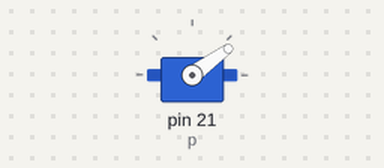
The program below on a simulated Raspberry Pi (header pin numbers). On the bench: servo. Servo angles are drawn from the pulse width (0.5 ms = 0°, 2.5 ms = 180°).

Above: at 0.05 s.
At 0.75 s:
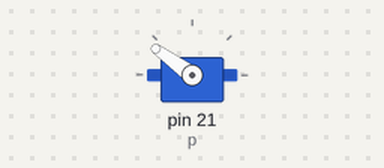
At 1.5 s:
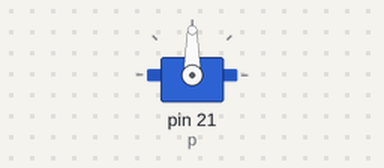
Timing chart, 0 to 3.5 s (numbered marks = the images above):
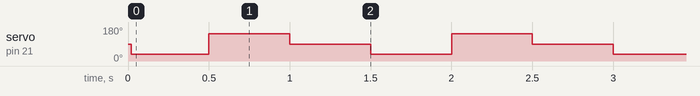

The program:

servomotor.py
```python
import RPi.GPIO as GPIO    #Importamos la libreria RPi.GPIO
import time                #Importamos time para poder usar time.sleep

GPIO.setmode(GPIO.BOARD)   #Ponemos la Raspberry en modo BOARD
GPIO.setup(21,GPIO.OUT)    #Ponemos el pin 21 como salida
p = GPIO.PWM(21,50)        #Ponemos el pin 21 en modo PWM i enviamos 50 señales por segundo
p.start(7.5)               #Enviamos un pulso del 7.5% para centrar el servo

try:
    while True:      #iniciamos un loop infinito

        p.ChangeDutyCycle(4.5)    #Enviamos un pulso del 4.5% para girar el servo hacia la izquierda
        time.sleep(0.5)           #pausa de medio segundo
        p.ChangeDutyCycle(10.5)   #Enviamos un pulso del 10.5% para girar el servo hacia la derecha
        time.sleep(0.5)           #pausa de medio segundo
        p.ChangeDutyCycle(7.5)    #Enviamos un pulso del 7.5% para centrar el servo de nuevo
        time.sleep(0.5)           #pausa de medio segundo

except KeyboardInterrupt:         #Si el usuario pulsa CONTROL+C entonces...
    p.stop()                      #Detenemos el servo
    GPIO.cleanup()                #Limpiamos los pines GPIO de la Raspberry y cerramos el script
```

Measured:
- by itself, servo on pin 21 (p): repeats every 1.5 s: 144° 0.50 s, 90° 0.50 s, 36° 0.50 s
